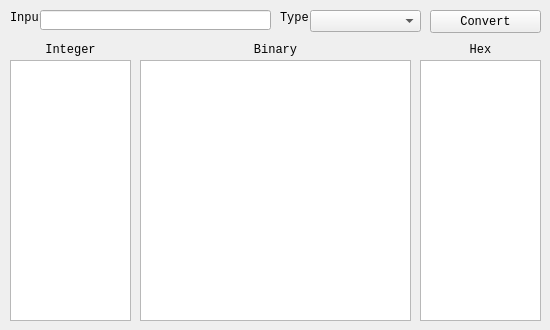
<?xml version="1.0" encoding="UTF-8"?>
<ui version="4.0">
 <class>MainWindow</class>
 <widget class="QMainWindow" name="MainWindow">
  <property name="geometry">
   <rect>
    <x>0</x>
    <y>0</y>
    <width>550</width>
    <height>330</height>
   </rect>
  </property>
  <property name="font">
   <font>
    <family>Consolas</family>
   </font>
  </property>
  <property name="windowTitle">
   <string>Binary &amp; Hexadecimal Converter</string>
  </property>
  <widget class="QWidget" name="centralwidget">
   <widget class="QLabel" name="label">
    <property name="geometry">
     <rect>
      <x>10</x>
      <y>10</y>
      <width>41</width>
      <height>16</height>
     </rect>
    </property>
    <property name="text">
     <string>Input:</string>
    </property>
   </widget>
   <widget class="QLineEdit" name="inputField">
    <property name="geometry">
     <rect>
      <x>40</x>
      <y>10</y>
      <width>231</width>
      <height>20</height>
     </rect>
    </property>
   </widget>
   <widget class="QComboBox" name="comboBox">
    <property name="geometry">
     <rect>
      <x>310</x>
      <y>10</y>
      <width>111</width>
      <height>22</height>
     </rect>
    </property>
   </widget>
   <widget class="QLabel" name="label_2">
    <property name="geometry">
     <rect>
      <x>280</x>
      <y>10</y>
      <width>31</width>
      <height>16</height>
     </rect>
    </property>
    <property name="text">
     <string>Type:</string>
    </property>
   </widget>
   <widget class="QPushButton" name="convertButton">
    <property name="geometry">
     <rect>
      <x>430</x>
      <y>10</y>
      <width>111</width>
      <height>23</height>
     </rect>
    </property>
    <property name="text">
     <string>Convert</string>
    </property>
   </widget>
   <widget class="QPlainTextEdit" name="intOutput">
    <property name="geometry">
     <rect>
      <x>10</x>
      <y>60</y>
      <width>121</width>
      <height>261</height>
     </rect>
    </property>
    <property name="readOnly">
     <bool>true</bool>
    </property>
   </widget>
   <widget class="QPlainTextEdit" name="binOutput">
    <property name="geometry">
     <rect>
      <x>140</x>
      <y>60</y>
      <width>271</width>
      <height>261</height>
     </rect>
    </property>
    <property name="readOnly">
     <bool>true</bool>
    </property>
   </widget>
   <widget class="QPlainTextEdit" name="hexOutput">
    <property name="geometry">
     <rect>
      <x>420</x>
      <y>60</y>
      <width>121</width>
      <height>261</height>
     </rect>
    </property>
    <property name="readOnly">
     <bool>true</bool>
    </property>
   </widget>
   <widget class="QLabel" name="label_3">
    <property name="geometry">
     <rect>
      <x>10</x>
      <y>40</y>
      <width>121</width>
      <height>20</height>
     </rect>
    </property>
    <property name="text">
     <string>Integer</string>
    </property>
    <property name="alignment">
     <set>Qt::AlignCenter</set>
    </property>
   </widget>
   <widget class="QLabel" name="label_4">
    <property name="geometry">
     <rect>
      <x>140</x>
      <y>40</y>
      <width>271</width>
      <height>20</height>
     </rect>
    </property>
    <property name="text">
     <string>Binary</string>
    </property>
    <property name="alignment">
     <set>Qt::AlignCenter</set>
    </property>
   </widget>
   <widget class="QLabel" name="label_5">
    <property name="geometry">
     <rect>
      <x>420</x>
      <y>40</y>
      <width>121</width>
      <height>20</height>
     </rect>
    </property>
    <property name="text">
     <string>Hex</string>
    </property>
    <property name="alignment">
     <set>Qt::AlignCenter</set>
    </property>
   </widget>
  </widget>
 </widget>
 <resources/>
 <connections/>
</ui>
